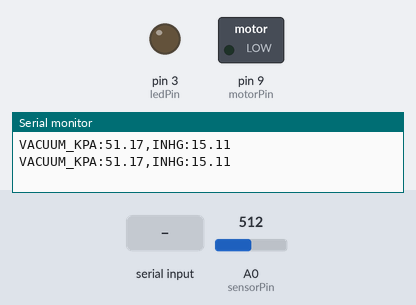
A sketch run on a simulated Arduino Uno, built with avr-gcc and run on an emulated ATmega328P. On the bench: switched loads named in the sketch (green lamp = pin HIGH), output pins drawn as LEDs (lit = HIGH), the last lines printed to the serial monitor. The test bench sets the inputs (shaded band); at power-on: A0 (sensorPin) = 512.

Above: at 1.2 s.
1.3 s: "1" received over Serial
At 2.4 s:
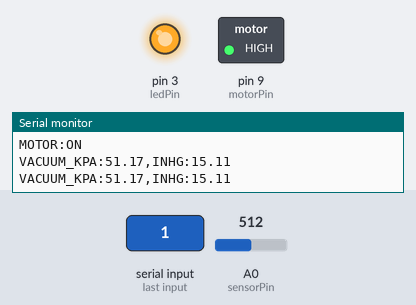
2.8 s: "0" received over Serial
At 3.8 s:
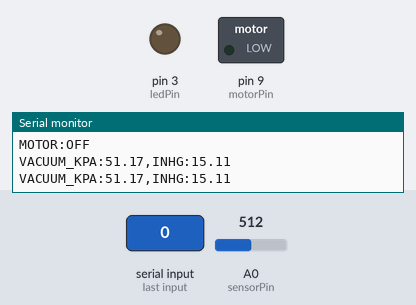
Timing chart, 0 to 5.8 s (numbered marks = the images above; inputs shaded):
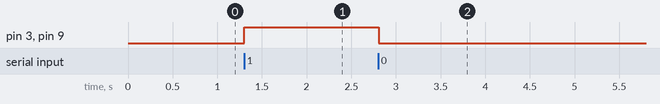

The sketch:

VacuumPumpV1.ino
```cpp
/*
 * VacuumPumpV1 — Arduino Uno vacuum motor + MPX5100DP pressure stream
 *
 * Serial @ 115200 baud. The Python GUI's vacuum panel must have its Baud
 * dropdown set to 115200 to match (defaults to 9600 in the UI).
 *
 * Commands from GUI:
 *   '1'  -> motor + LED ON,  replies "MOTOR:ON"
 *   '0'  -> motor + LED OFF, replies "MOTOR:OFF"
 *
 * Continuous telemetry (2 Hz, always while connected — independent of motor state):
 *   VACUUM_KPA:<kpa>,INHG:<inhg>
 *
 * The 2 Hz rate is intentional: vacuum levels change slowly, so a low
 * stream rate is plenty for the user. More importantly, less serial
 * traffic per second means fewer chances for brushed-motor EMI to
 * corrupt bytes (in either direction), which makes Tap OFF commands
 * far more reliable while the motor is running.
 *
 * Wiring:
 *   motor relay/transistor signal -> D9
 *   indicator LED (with ~220 ohm resistor) -> D3
 *   MPX5100DP analog output       -> A0
 *   MPX5100DP P2 (back/vent port) -> vacuum line
 *   MPX5100DP P1 (front port)     -> open to atmosphere
 */

const int motorPin = 9;
const int ledPin = 3;
const int sensorPin = A0;

// Sensor calibration (MPX5100DP, ratiometric to 5V)
const float V_SUPPLY = 5.0;
const float V_MIN = 0.2;      // voltage at 0 kPa differential
const float V_MAX = 4.7;      // voltage at 100 kPa differential
const float P_MAX = 100.0;    // kPa full scale

const float KPA_TO_INHG = 0.2953;

bool motorState = false;

unsigned long lastPrintTime = 0;
const unsigned long printInterval = 500; // ms (2 Hz)

void setup() {
  pinMode(motorPin, OUTPUT);
  pinMode(ledPin, OUTPUT);

  digitalWrite(motorPin, LOW);
  digitalWrite(ledPin, LOW);

  // Faster serial communication
  Serial.begin(115200);
}

void loop() {

  // -----------------------------
  // Handle GUI serial commands
  // -----------------------------
  while (Serial.available() > 0) {

    char cmd = Serial.read();

    if (cmd == '1') {
      digitalWrite(motorPin, HIGH);
      digitalWrite(ledPin, HIGH);
      motorState = true;

      Serial.println("MOTOR:ON");
    }

    else if (cmd == '0') {
      digitalWrite(motorPin, LOW);
      digitalWrite(ledPin, LOW);
      motorState = false;

      Serial.println("MOTOR:OFF");
    }
  }

  // -----------------------------
  // Send vacuum telemetry
  // -----------------------------
  if (millis() - lastPrintTime >= printInterval) {

    lastPrintTime = millis();

    int rawTotal = 0;
    const int numSamples = 5;

    for (int i = 0; i < numSamples; i++) {
      rawTotal += analogRead(sensorPin);
    }

    float rawAvg = rawTotal / (float)numSamples;

    float voltage = rawAvg * (V_SUPPLY / 1023.0);

    float pressure_kPa =
      (voltage - V_MIN) * (P_MAX / (V_MAX - V_MIN));

    pressure_kPa = constrain(pressure_kPa, 0, P_MAX);

    float vacuum_kPa = pressure_kPa;
    float vacuum_inHg = vacuum_kPa * KPA_TO_INHG;

    Serial.print("VACUUM_KPA:");
    Serial.print(vacuum_kPa, 2);
    Serial.print(",INHG:");
    Serial.println(vacuum_inHg, 2);
  }

  // Small delay prevents CPU saturation
  // and stabilizes serial comms
  delay(50);
}
```

Measured:
- after the input at 1.3 s, pin 3 (ledPin), pin 9 (motorPin): LOW → HIGH at once
- after the input at 2.8 s, pin 3 (ledPin), pin 9 (motorPin): HIGH → LOW at once
